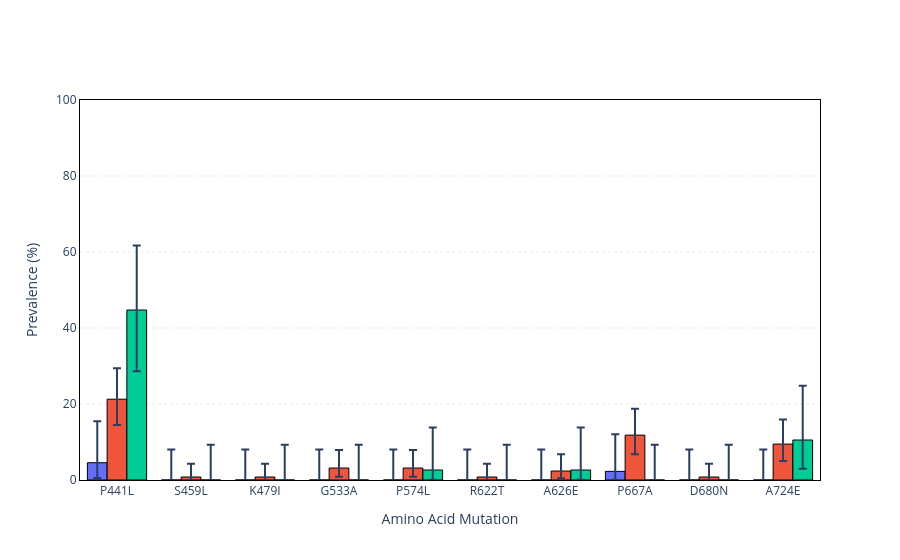
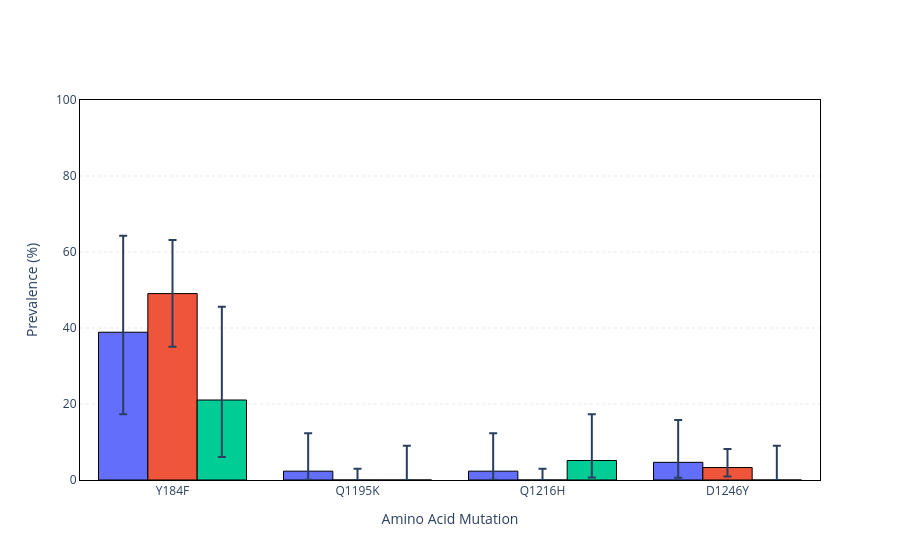

Notebook code for these charts, in order:
### Markdown cell above
### Plotting by category

### Code cell
for category in categories:
    for gene in resistance_genes:
        fig_cat = generate_prevalence_barchart(
            analysis_df=analysis_df,
            by=category,
            master_df=master_df,
            genes=[gene],
            min_prevalence=min_prevalence,
        )
        fig_cat.show()

### Figure 1 — Plotly figure (JSON) as saved in the notebook; plotly's stock layout.template omitted (floating-point values rounded to 4 significant figures)
{"data": [{"customdata": [[44, 44, 2], [44, 44, 0], [44, 44, 0], [44, 44, 0], [44, 44, 0], [44, 44, 0], [44, 44, 0], [44, 44, 1], [44, 44, 0], [44, 44, 0]], "error_y": {"array": [10.93, 8.042, 8.042, 8.042, 8.042, 8.042, 8.042, 9.751, 8.042, 8.042], "arrayminus": [3.99, 0.0, 0.0, 0.0, 0.0, 0.0, 0.0, 2.215, 0.0, 0.0], "type": "data"}, "hovertemplate": "%{y:0.1f}% (%{customdata[2]}/%{customdata[1]})", "legendgroup": "2017", "marker": {"line": {"color": "black", "width": 1}}, "name": "2017", "showlegend": false, "type": "bar", "x": ["P441L", "S459L", "K479I", "G533A", "P574L", "R622T", "A626E", "P667A", "D680N", "A724E"], "y": [4.545, 0.0, 0.0, 0.0, 0.0, 0.0, 0.0, 2.273, 0.0, 0.0]}, {"customdata": [[127, 127, 27], [127, 127, 1], [127, 127, 1], [127, 127, 4], [127, 127, 4], [127, 127, 1], [127, 127, 3], [127, 127, 15], [127, 127, 1], [127, 127, 12]], "error_y": {"array": [8.144, 3.522, 3.522, 4.718, 4.718, 3.522, 4.386, 6.92, 3.522, 6.475], "arrayminus": [6.758, 0.7675, 0.7675, 2.285, 2.285, 0.7675, 1.872, 5.048, 0.7675, 4.471], "type": "data"}, "hovertemplate": "%{y:0.1f}% (%{customdata[2]}/%{customdata[1]})", "legendgroup": "2021", "marker": {"line": {"color": "black", "width": 1}}, "name": "2021", "showlegend": false, "type": "bar", "x": ["P441L", "S459L", "K479I", "G533A", "P574L", "R622T", "A626E", "P667A", "D680N", "A724E"], "y": [21.26, 0.7874, 0.7874, 3.15, 3.15, 0.7874, 2.362, 11.81, 0.7874, 9.449]}, {"customdata": [[38, 38, 17], [38, 38, 0], [38, 38, 0], [38, 38, 0], [38, 38, 1], [38, 38, 0], [38, 38, 1], [38, 38, 0], [38, 38, 0], [38, 38, 4]], "error_y": {"array": [16.96, 9.251, 9.251, 9.251, 11.18, 9.251, 11.18, 9.251, 9.251, 14.28], "arrayminus": [16.11, 0.0, 0.0, 0.0, 2.565, 0.0, 2.565, 0.0, 0.0, 7.583], "type": "data"}, "hovertemplate": "%{y:0.1f}% (%{customdata[2]}/%{customdata[1]})", "legendgroup": "2022", "marker": {"line": {"color": "black", "width": 1}}, "name": "2022", "showlegend": false, "type": "bar", "x": ["P441L", "S459L", "K479I", "G533A", "P574L", "R622T", "A626E", "P667A", "D680N", "A724E"], "y": [44.74, 0.0, 0.0, 0.0, 2.632, 0.0, 2.632, 0.0, 0.0, 10.53]}], "layout": {"barmode": "group", "hovermode": "x unified", "legend": {"orientation": "v", "x": 0.99, "xanchor": "right", "y": 0.99, "yanchor": "top"}, "plot_bgcolor": "rgba(0,0,0,0)", "showlegend": false, "xaxis": {"linecolor": "black", "linewidth": 1, "mirror": true, "showline": true, "title": {"text": "Amino Acid Mutation"}}, "yaxis": {"gridcolor": "lightgray", "griddash": "dot", "gridwidth": 0.5, "linecolor": "black", "linewidth": 1, "mirror": true, "range": [0, 100], "showgrid": true, "showline": true, "title": {"text": "Prevalence (%)"}}}}

### Figure 2 — Plotly figure (JSON) as saved in the notebook; plotly's stock layout.template omitted (floating-point values rounded to 4 significant figures)
{"data": [{"customdata": [[18, 18, 7], [43, 43, 1], [43, 43, 1], [43, 43, 2]], "error_y": {"array": [25.37, 9.963, 9.963, 11.16], "arrayminus": [21.59, 2.267, 2.267, 4.083], "type": "data"}, "hovertemplate": "%{y:0.1f}% (%{customdata[2]}/%{customdata[1]})", "legendgroup": "2017", "marker": {"line": {"color": "black", "width": 1}}, "name": "2017", "showlegend": false, "type": "bar", "x": ["Y184F", "Q1195K", "Q1216H", "D1246Y"], "y": [38.89, 2.326, 2.326, 4.651]}, {"customdata": [[53, 53, 26], [122, 122, 0], [122, 122, 0], [122, 122, 4]], "error_y": {"array": [14.1, 2.978, 2.978, 4.903], "arrayminus": [13.99, 0.0, 0.0, 2.378], "type": "data"}, "hovertemplate": "%{y:0.1f}% (%{customdata[2]}/%{customdata[1]})", "legendgroup": "2021", "marker": {"line": {"color": "black", "width": 1}}, "name": "2021", "showlegend": false, "type": "bar", "x": ["Y184F", "Q1195K", "Q1216H", "D1246Y"], "y": [49.06, 0.0, 0.0, 3.279]}, {"customdata": [[19, 19, 4], [39, 39, 0], [39, 39, 2], [39, 39, 0]], "error_y": {"array": [24.51, 9.025, 12.2, 9.025], "arrayminus": [15.0, 0.0, 4.501, 0.0], "type": "data"}, "hovertemplate": "%{y:0.1f}% (%{customdata[2]}/%{customdata[1]})", "legendgroup": "2022", "marker": {"line": {"color": "black", "width": 1}}, "name": "2022", "showlegend": false, "type": "bar", "x": ["Y184F", "Q1195K", "Q1216H", "D1246Y"], "y": [21.05, 0.0, 5.128, 0.0]}], "layout": {"barmode": "group", "hovermode": "x unified", "legend": {"orientation": "v", "x": 0.99, "xanchor": "right", "y": 0.99, "yanchor": "top"}, "plot_bgcolor": "rgba(0,0,0,0)", "showlegend": false, "xaxis": {"linecolor": "black", "linewidth": 1, "mirror": true, "showline": true, "title": {"text": "Amino Acid Mutation"}}, "yaxis": {"gridcolor": "lightgray", "griddash": "dot", "gridwidth": 0.5, "linecolor": "black", "linewidth": 1, "mirror": true, "range": [0, 100], "showgrid": true, "showline": true, "title": {"text": "Prevalence (%)"}}}}
